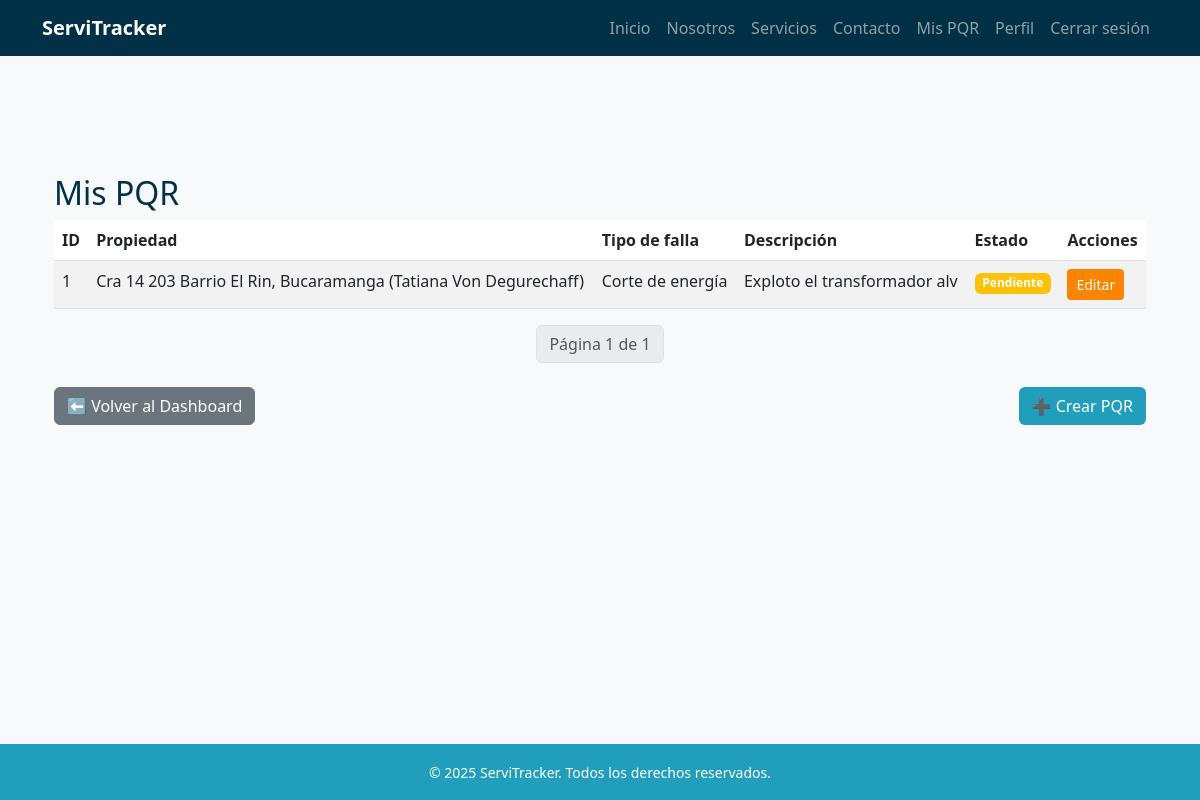
Screenshot of /pqr/mis/ (signed in) with the database file from the repository.
### pqr/models.py (models this page shows, shortened)
class PQR(models.Model):
    ciudadano = models.ForeignKey(
        settings.AUTH_USER_MODEL,
        on_delete=models.SET_NULL,
        null=True,
        blank=True,
        related_name="pqrs_ciudadano"
    )
    propiedad = models.ForeignKey(
        Propiedad,
        on_delete=models.SET_NULL,
        null=True,
        blank=True
    )
    direccion = models.CharField(max_length=255, blank=True, null=True)
    departamento = models.CharField(max_length=100, blank=True, null=True)
    ciudad = models.CharField(max_length=100, blank=True, null=True)
    telefono_contacto = models.CharField(max_length=20, unique=True, null=True, blank=True)
    tipo_falla = models.ForeignKey(TipoFalla, on_delete=models.PROTECT)
    descripcion = models.TextField()
    estado = models.ForeignKey(EstadoPQR, on_delete=models.PROTECT)
    tecnico_asignado = models.ForeignKey(
        settings.AUTH_USER_MODEL,
        on_delete=models.SET_NULL,
        null=True,
        blank=True,
        related_name="pqrs_tecnico"
    )
    agente_revisor = models.ForeignKey(
        settings.AUTH_USER_MODEL,
        on_delete=models.SET_NULL,
        null=True,
        blank=True,
        related_name="pqrs_agente"
    )
    fecha_creacion = models.DateTimeField(auto_now_add=True)
    fecha_actualizacion = models.DateTimeField(auto_now=True)

class TipoFalla(models.Model):
    nombre = models.CharField(max_length=100)
    def __str__(self):
        return self.nombre

class EstadoPQR(models.Model):
    nombre = models.CharField(max_length=50)

### propiedades/models.py (models this page shows)
class Propiedad(models.Model):
    usuario = models.ForeignKey(
        settings.AUTH_USER_MODEL,
        on_delete=models.CASCADE,
        related_name='propiedades'
    )
    departamento = models.CharField(max_length=100)
    ciudad = models.CharField(max_length=100)
    direccion = models.CharField(max_length=200)
    activa = models.BooleanField(default=True)
    def __str__(self):
        nombre = self.usuario.get_full_name() if hasattr(self.usuario, 'get_full_name') else str(self.usuario)
        return f"{self.direccion}, {self.ciudad} ({nombre})"

### usuarios/models.py (models this page shows, shortened)
class Usuario(AbstractBaseUser, PermissionsMixin):
    ROLES = [
        ("administrador", "Administrador"),
        ("agente", "Agente"),
        ("tecnico", "Técnico"),
        ("ciudadano", "Ciudadano"),
    ]
    documento = models.CharField(max_length=20, unique=True)
    email = models.EmailField(blank=True, null=True)
    nombres = models.CharField(max_length=100, blank=True, null=True)
    apellidos = models.CharField(max_length=100, blank=True, null=True)
    rol = models.CharField(max_length=20, choices=ROLES, default="ciudadano")
    especialidad = models.ForeignKey(Especialidad, on_delete=models.SET_NULL, null=True, blank=True)
    is_active = models.BooleanField(default=True)
    is_staff = models.BooleanField(default=False)
    date_joined = models.DateTimeField(auto_now_add=True)
    objects = UsuarioManager()
    USERNAME_FIELD = "documento"
    REQUIRED_FIELDS = []  # puedes agregar 'email' si quieres que sea obligatorio
    def get_full_name(self):
        nombre = (self.nombres or "").strip()
        apellido = (self.apellidos or "").strip()
        full = f"{nombre} {apellido}".strip()
        return full or ""

### pqr/views.py (the view)
# urls.py: path('mis/', views.mi_lista_pqr, name='mi_lista_pqr'),                # Ciudadano: solo sus PQR
@login_required
def mi_lista_pqr(request):
    pqr_queryset = PQR.objects.filter(ciudadano=request.user).order_by("-id")
    paginator = Paginator(pqr_queryset, 10)  # 10 PQR por página
    page_number = request.GET.get("page")
    pqr_list = paginator.get_page(page_number)
    return render(request, 'pqr/mis_pqr.html', {'pqr_list': pqr_list})

### templates/pqr/mis_pqr.html (shortened to what this page needs)
{% extends 'base.html' %}
{% block content %}
<div class="container my-5">
    <h2 class="text-blue-dark">Mis PQR</h2>
    <table class="table table-striped">
        <thead>
            <tr>
                <th>ID</th>
                <th>Propiedad</th>
                <th>Tipo de falla</th>
                <th>Descripción</th>
                <th>Estado</th>
                <th>Acciones</th>
            </tr>
        </thead>
        <tbody>
            {% for pqr in pqr_list %}
            <tr>
                <td>{{ pqr.id }}</td>
                <td>{{ pqr.propiedad }}</td>
                <td>{{ pqr.tipo_falla }}</td>
                <td>{{ pqr.descripcion }}</td>
                <td>
                    <span class="badge
                        {% if pqr.estado.nombre == 'Pendiente' %} bg-warning
                        {% elif pqr.estado.nombre == 'En curso' %} bg-info
                        {% elif pqr.estado.nombre == 'Resuelto' %} bg-success
                        {% else %} bg-secondary
                        {% endif %}">
                        {{ pqr.estado.nombre }}
                    </span>
                </td>
                <td>
                    {% if pqr.estado.nombre == "Pendiente" %}
                        <a href="{% url 'editar_pqr' pqr.pk %}" class="btn btn-sm btn-orange-dark">Editar</a>
                    {% endif %}
                </td>
            </tr>
            {% empty %}
            <tr><td colspan="6">No tienes PQR registrados.</td></tr>
            {% endfor %}
        </tbody>
    </table>
    <nav aria-label="Page navigation">
        <ul class="pagination justify-content-center">
            <li class="page-item disabled">
                <span class="page-link">
                    Página {{ pqr_list.number }} de {{ pqr_list.paginator.num_pages }}
                </span>
            </li>
        </ul>
    </nav>
    <div class="d-flex justify-content-between mt-4">
        <a href="{% url 'dashboard_ciudadano' %}" class="btn btn-secondary">
            ⬅️ Volver al Dashboard
        </a>
        <a href="{% url 'nuevo_pqr' %}" class="btn btn-blue-mid">
            ➕ Crear PQR
        </a>
    </div>
</div>
{% endblock %}

### static/css/style.css (style rules this page uses)
:root { --blue-light: #8ecae6; --blue-mid: #219ebc; --blue-deep: #126782; --blue-dark: #023047; --yellow: #ffb703; --orange-light: #fd9e02; --orange-dark: #fb8500; --green-light: #198754; --green-dark: #146c43; }
.text-blue-dark { color: var(--blue-dark); }
body { font-family: 'Segoe UI', sans-serif; background-color: #f8f9fa; padding-top: 70px; min-height: 100vh; display: flex; flex-direction: column; }
.btn-blue-mid { background-color: var(--blue-mid); color: white; }
.btn-orange-dark { background-color: var(--orange-dark); color: white; }

### rows the page displays
PQR: id "1", propiedad "Cra 14 203 Barrio El Rin, Bucaramanga (Tatiana Von Degurechaff)", tipo_falla "Corte de energía", descripcion "Exploto el transformador alv", estado.nombre "Pendiente", shows "Editar"

### other values shown
{{ pqr_list.number }} "1"
{{ pqr_list.paginator.num_pages }} "1"
